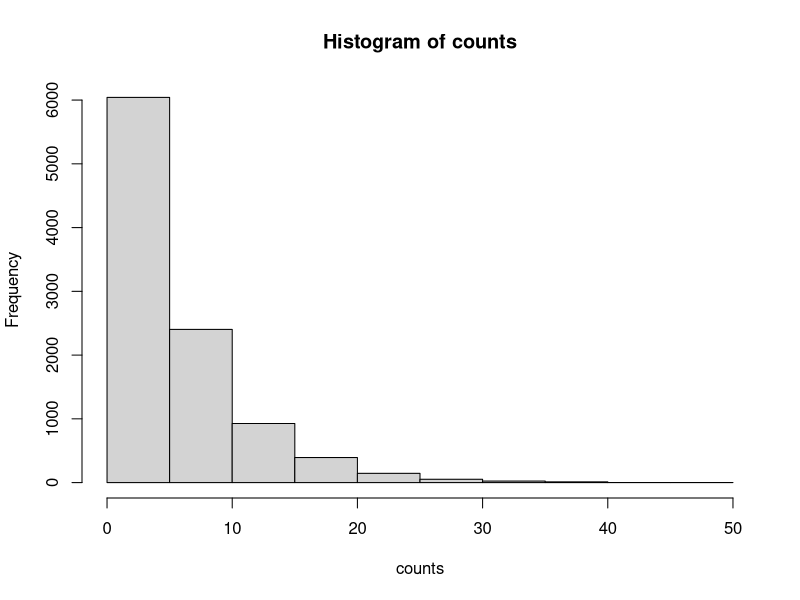

This figure's R source:
# Simulate 10,000 rolls of a die, and calculate the fraction 
# of those rolls that are a prime number.
prime_numbers = c(1,3,5,7,11)
rolls = sample(1:6, 10000, TRUE)
num_primes = length(rolls[rolls %in% prime_numbers])
num_primes/length(rolls)

# Repeat problems 1 and 2, but this time for the roll of two dice,
# when rolling two dice we look at the sum of the dice.
rolls = sample(1:6, 10000, TRUE) + sample(1:6, 10000, TRUE)
num_primes = length(rolls[rolls %in% prime_numbers])
num_primes/length(rolls)

# Simulate rolling a die until a 6 is rolled, and then record the number of rolls
# run 10000 simulations and plot your result with a histogram
roll_till_six = function() {
  roll = 1
  roll_count = 0
  while (roll != 6) {
    roll = sample(1:6, 1, TRUE)
    roll_count = roll_count + 1
  } 
  return(roll_count)
}
counts = replicate(10000, roll_till_six())
hist(counts)
